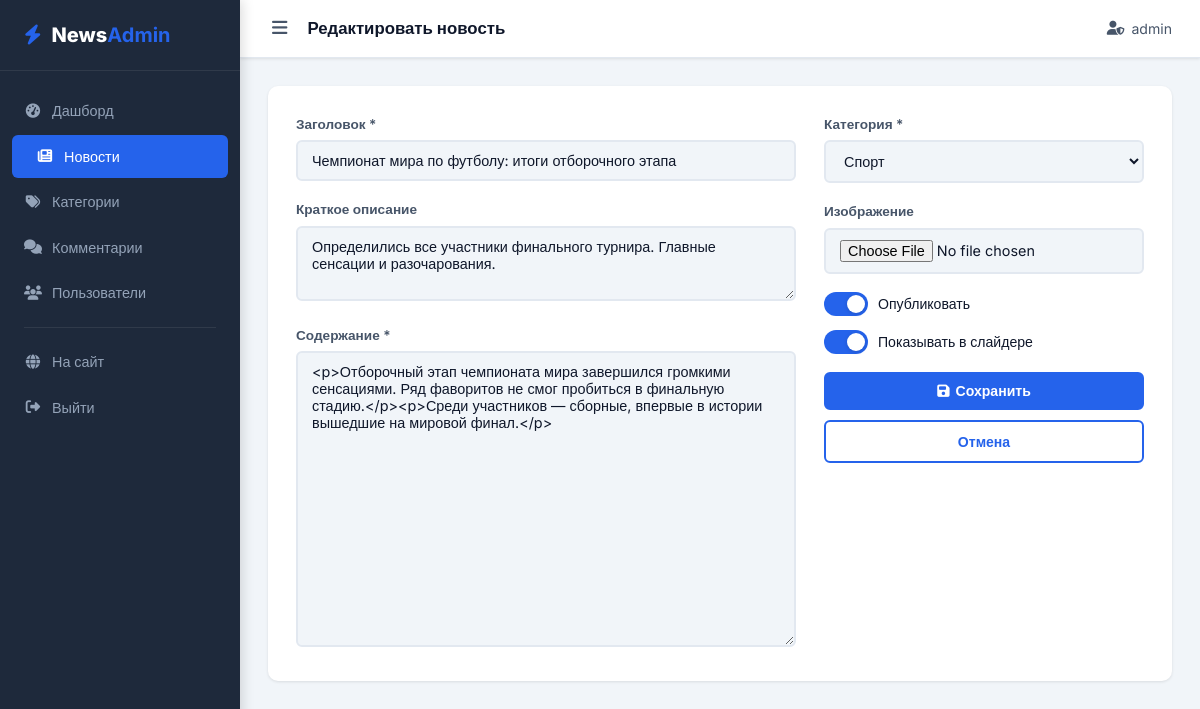
Screenshot of /admin/news/2/edit (signed in) with the database file from the repository.
### app/models/__init__.py (models this page shows, shortened)
class User(UserMixin, db.Model):
    __tablename__ = 'users'
    id = db.Column(db.Integer, primary_key=True)
    username = db.Column(db.String(64), unique=True, nullable=False)
    email = db.Column(db.String(120), unique=True, nullable=False)
    password_hash = db.Column(db.String(256), nullable=False)
    role = db.Column(db.String(20), default='user')  # Роль пользователя: 'admin' или 'user'
    avatar = db.Column(db.String(256), default='default_avatar.png')
    created_at = db.Column(db.DateTime, default=datetime.utcnow)
    is_active = db.Column(db.Boolean, default=True)
    comments = db.relationship('Comment', backref='author', lazy='dynamic', cascade='all, delete-orphan')
    likes = db.relationship('Like', backref='user', lazy='dynamic', cascade='all, delete-orphan')
    @property
    def is_admin(self):
        return self.role == 'admin'

class News(db.Model):
    __tablename__ = 'news'
    id = db.Column(db.Integer, primary_key=True)
    title = db.Column(db.String(256), nullable=False)
    slug = db.Column(db.String(256), unique=True, nullable=False)
    content = db.Column(db.Text, nullable=False)
    summary = db.Column(db.String(512))
    image = db.Column(db.String(256))
    category_id = db.Column(db.Integer, db.ForeignKey('categories.id'), nullable=False)
    author_id = db.Column(db.Integer, db.ForeignKey('users.id'), nullable=False)
    published_at = db.Column(db.DateTime, default=datetime.utcnow)
    is_published = db.Column(db.Boolean, default=True)
    is_featured = db.Column(db.Boolean, default=False)
    views_count = db.Column(db.Integer, default=0)
    author = db.relationship('User', backref='news_posts')
    comments = db.relationship('Comment', backref='news', lazy='dynamic', cascade='all, delete-orphan')
    likes = db.relationship('Like', backref='news', lazy='dynamic', cascade='all, delete-orphan')

class Category(db.Model):
    __tablename__ = 'categories'
    id = db.Column(db.Integer, primary_key=True)
    name = db.Column(db.String(64), unique=True, nullable=False)
    slug = db.Column(db.String(64), unique=True, nullable=False)
    color = db.Column(db.String(20), default='#3b82f6')
    icon = db.Column(db.String(64), default='fas fa-tag')
    news = db.relationship('News', backref='category', lazy='dynamic')

### app/views/admin_panel.py (the view, shortened to what this page needs)
@admin_bp.route('/news/<int:news_id>/edit', methods=['GET', 'POST'])
@login_required
@admin_required
def news_edit(news_id):
    article = News.query.get_or_404(news_id)
    categories = Category.query.all()
    return render_template('admin/news_form.html', categories=categories, article=article)

### app/models/__init__.py (called while the page is built)
@login_manager.user_loader
def load_user(user_id):
    return User.query.get(int(user_id))

### app/views/admin_panel.py (called while the page is built)
def admin_required(f):
    @wraps(f)
    def decorated(*args, **kwargs):
        if not current_user.is_authenticated or not current_user.is_admin:
            flash('Доступ запрещён.', 'danger')
            return redirect(url_for('main.index'))
        return f(*args, **kwargs)
    return decorated

### app/templates/admin/news_form.html (shortened to what this page needs)
{% extends 'admin/base_admin.html' %}
{% block page_title %}{% if article %}Редактировать новость{% else %}Создать новость{% endif %}{% endblock %}
{% block content %}
<div class="admin-form-wrap">
    <form method="post" enctype="multipart/form-data" class="admin-form">
        <div class="form-grid">
            <div class="form-col-main">
                <div class="form-group">
                    <label>Заголовок *</label>
                    <input type="text" name="title" required value="{{ article.title if article else '' }}" placeholder="Заголовок новости">
                </div>
                <div class="form-group">
                    <label>Краткое описание</label>
                    <textarea name="summary" rows="3" placeholder="Краткое описание (для SEO и анонса)">{{ article.summary if article else '' }}</textarea>
                </div>
                <div class="form-group">
                    <label>Содержание *</label>
                    <textarea name="content" id="contentEditor" rows="16" required placeholder="Текст новости...">{{ article.content if article else '' }}</textarea>
                </div>
            </div>
            <div class="form-col-aside">
                <div class="form-group">
                    <label>Категория *</label>
                    <select name="category_id" required>
                        {% for cat in categories %}
                        <option value="{{ cat.id }}" {% if article and article.category_id == cat.id %}selected{% endif %}>{{ cat.name }}</option>
                        {% endfor %}
                    </select>
                </div>
                <div class="form-group">
                    <label>Изображение</label>
                    <input type="file" name="image" accept="image/*">
                </div>
                <div class="form-checks">
                    <label class="toggle-label">
                        <span class="toggle-slider"></span>
                        Опубликовать
                    </label>
                    <label class="toggle-label">
                        <span class="toggle-slider"></span>
                        Показывать в слайдере
                    </label>
                </div>
                <div class="form-actions">
                    <button type="submit" class="btn btn-primary btn-full">
                        <i class="fas fa-save"></i> {% if article %}Сохранить{% else %}Создать{% endif %}
                    </button>
                    <a href="{{ url_for('admin_panel.news_list') }}" class="btn btn-outline btn-full">Отмена</a>
                </div>
            </div>
        </div>
    </form>
</div>
{% endblock %}

### app/templates/admin/base_admin.html (shortened to what this page needs)
<!DOCTYPE html>
<html lang="ru">
<head>
    <link rel="stylesheet" href="https://cdnjs.cloudflare.com/ajax/libs/font-awesome/6.5.0/css/all.min.css">
    <link rel="stylesheet" href="{{ url_for('static', filename='css/admin.css') }}">
</head>
<body class="admin-body">
<div class="admin-layout">
    <aside class="admin-sidebar" id="adminSidebar">
        <div class="admin-logo">
            <i class="fas fa-bolt"></i>
            <span>News<strong>Admin</strong></span>
        </div>
        <nav class="admin-nav">
            <a href="{{ url_for('admin_panel.dashboard') }}" class="{% if request.endpoint == 'admin_panel.dashboard' %}active{% endif %}">
                <i class="fas fa-tachometer-alt"></i> Дашборд
            </a>
            <a href="{{ url_for('admin_panel.news_list') }}" class="{% if 'news' in request.endpoint %}active{% endif %}">
                <i class="fas fa-newspaper"></i> Новости
            </a>
            <a href="{{ url_for('admin_panel.categories_list') }}" class="{% if 'categ' in request.endpoint %}active{% endif %}">
                <i class="fas fa-tags"></i> Категории
            </a>
            <a href="{{ url_for('admin_panel.comments_list') }}" class="{% if 'comment' in request.endpoint %}active{% endif %}">
                <i class="fas fa-comments"></i> Комментарии
            </a>
            <a href="{{ url_for('admin_panel.users_list') }}" class="{% if 'user' in request.endpoint %}active{% endif %}">
                <i class="fas fa-users"></i> Пользователи
            </a>
            <div class="admin-nav-divider"></div>
            <a href="{{ url_for('main.index') }}">
                <i class="fas fa-globe"></i> На сайт
            </a>
            <a href="{{ url_for('auth.logout') }}">
                <i class="fas fa-sign-out-alt"></i> Выйти
            </a>
        </nav>
    </aside>
    <div class="admin-main">
        <header class="admin-header">
            <button class="admin-toggle" id="adminToggle"><i class="fas fa-bars"></i></button>
            <div class="admin-header-title">{% block page_title %}Панель управления{% endblock %}</div>
            <div class="admin-header-user">
                <i class="fas fa-user-shield"></i> {{ current_user.username }}
            </div>
        </header>
        <div class="admin-content">
            {% block content %}{% endblock %}
        </div>
    </div>
</div>
</body>
</html>

### app/static/css/admin.css (style rules this page uses)
*, *::before, *::after { box-sizing: border-box; margin: 0; padding: 0; }
:root { --primary: #2563eb; --primary-dark: #1d4ed8; --primary-light: #dbeafe; --dark: #0f172a; --dark2: #1e293b; --gray: #475569; --gray-light: #94a3b8; --border: #e2e8f0; --bg: #f1f5f9; --white: #fff; --success: #22c55e; --danger: #ef4444; --warning: #f59e0b; --purple: #8b5cf6; --orange: #f97316; --radius: 10px; --radius-sm: 6px; --shadow: 0 1px 3px rgba(0,0,0,.1); --shadow-md: 0 4px 6px -1px rgba(0,0,0,.1); --sidebar-width: 240px; --transition: .2s ease; }
body { font-family: 'Inter', sans-serif; background: var(--bg); color: var(--dark); line-height: 1.5; }
a { color: var(--primary); text-decoration: none; }
.admin-layout { display: flex; min-height: 100vh; }
.admin-sidebar { width: var(--sidebar-width); background: var(--dark2); position: fixed; top: 0; left: 0; height: 100vh; display: flex; flex-direction: column; z-index: 100; transition: transform var(--transition); box-shadow: 2px 0 12px rgba(0,0,0,.15); }
.admin-logo { display: flex; align-items: center; gap: 10px; padding: 20px 24px; font-size: 1.25rem; font-weight: 800; color: #fff; border-bottom: 1px solid rgba(255,255,255,.08); }
.admin-logo i { color: var(--primary); }
.admin-logo strong { color: var(--primary); }
.admin-nav { flex: 1; padding: 16px 0; overflow-y: auto; }
.admin-nav a { display: flex; align-items: center; gap: 10px; padding: 11px 24px; color: #94a3b8; font-size: .9rem; font-weight: 500; transition: all var(--transition); margin: 2px 0; }
.admin-nav a.active { color: #fff; background: var(--primary); margin: 2px 12px; border-radius: var(--radius-sm); }
.admin-nav a i { width: 18px; text-align: center; }
.admin-nav-divider { height: 1px; background: rgba(255,255,255,.08); margin: 12px 24px; }
.admin-main { flex: 1; margin-left: var(--sidebar-width); display: flex; flex-direction: column; min-height: 100vh; }
.admin-header { background: var(--white); border-bottom: 1px solid var(--border); padding: 14px 28px; display: flex; align-items: center; gap: 16px; position: sticky; top: 0; z-index: 50; box-shadow: var(--shadow); }
.admin-toggle { background: none; border: none; cursor: pointer; font-size: 1.1rem; color: var(--gray); padding: 4px; }
.admin-header-title { font-size: 1.05rem; font-weight: 700; color: var(--dark); flex: 1; }
.admin-header-user { display: flex; align-items: center; gap: 7px; font-size: .88rem; color: var(--gray); }
.admin-content { padding: 28px; flex: 1; }
.admin-form-wrap { background: var(--white); border-radius: var(--radius); box-shadow: var(--shadow); padding: 28px; }
.form-grid { display: grid; grid-template-columns: 1fr 320px; gap: 28px; }
.form-col-main, .form-col-aside { display: flex; flex-direction: column; gap: 18px; }
.form-group label { display: block; font-size: .85rem; font-weight: 600; color: var(--gray); margin-bottom: 6px; }
.form-group input[type="text"], .form-group input[type="file"], .form-group select, .form-group textarea { width: 100%; padding: 10px 14px; border: 2px solid var(--border); border-radius: var(--radius-sm); font-size: .9rem; font-family: inherit; transition: border-color var(--transition); background: var(--bg); color: var(--dark); }
.form-checks { display: flex; flex-direction: column; gap: 14px; }
.toggle-label { display: flex; align-items: center; gap: 10px; cursor: pointer; user-select: none; font-size: .88rem; font-weight: 500; }
.toggle-slider { width: 44px; height: 24px; background: var(--border); border-radius: 12px; position: relative; transition: background .2s; flex-shrink: 0; }
.toggle-slider::after { content: ''; position: absolute; left: 3px; top: 3px; width: 18px; height: 18px; background: #fff; border-radius: 50%; transition: transform .2s; box-shadow: 0 1px 4px rgba(0,0,0,.15); }
.toggle-label input:checked + .toggle-slider { background: var(--primary); }
.toggle-label input:checked + .toggle-slider::after { transform: translateX(20px); }
.form-actions { display: flex; flex-direction: column; gap: 10px; }
.btn { display: inline-flex; align-items: center; gap: 6px; padding: 9px 20px; border-radius: var(--radius-sm); font-size: .88rem; font-weight: 600; cursor: pointer; border: 2px solid transparent; transition: all var(--transition); text-decoration: none; }
.btn-primary { background: var(--primary); color: #fff; border-color: var(--primary); }
.btn-outline { background: transparent; color: var(--primary); border-color: var(--primary); }
.btn-full { width: 100%; justify-content: center; }

### rows the page displays
User: username "admin"
News: title "Чемпионат мира по футболу: итоги отборочного этапа", summary "Определились все участники финального турнира. Главные сенсации и разочарования.", content "<p>Отборочный этап чемпионата мира завершился громкими сенсациями. Ряд фаворитов не смог пробиться в финальную стадию.</p><p>Среди участников — сборные, впервые в истории вышедшие на мировой финал.</p>", category_id "Спорт"
